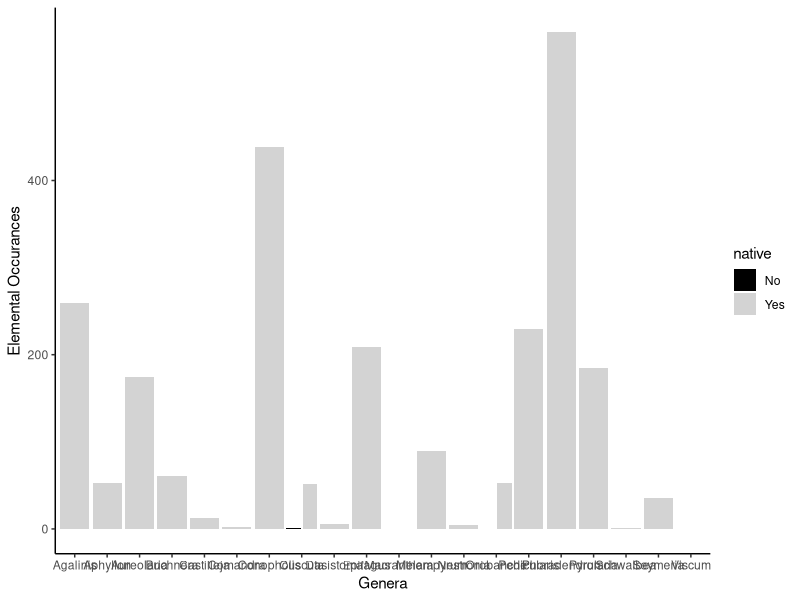

The R script that drew this image:
#Georgia Parasites
#Initiated: 10/18/24

setwd("/Users/jargrett/Desktop/Castilleja/Data Analysis/Callie data")

#load-in Packages
library(tidyverse)#for data wrangling and restructuring
library(plyr)#for data wrangling and restructuring
library(ggplot2)#for plotting
library(ggpubr)#extended functions for plotting
library(car)#for regression analysis
library(emmeans)#post-hoc analysis


#Load-in Data
georgia.parasites <- read.csv("Georgia Parasites - Master.csv")
#Removing unneccesary coloumns
georgia.data <- georgia.parasites[ -c(18:22)]
#organize data strucutre, remove link columns, changing to factors
str(georgia.data)
georgia.data <- as.data.frame(unclass(georgia.data),stringsAsFactors=TRUE)

#-----------------Example Analysis-------------------#
# lets look into creating a graph showing the...
ggplot(data = georgia.data, aes(x = genus, y = inat_GA, fill = native)) +
  geom_bar(stat ="identity", position=position_dodge(1)) +
  labs(x = "Genera", y = "Elemental Occurances") +
  scale_fill_manual(values=c('black','lightgray')) +
  theme_classic()
